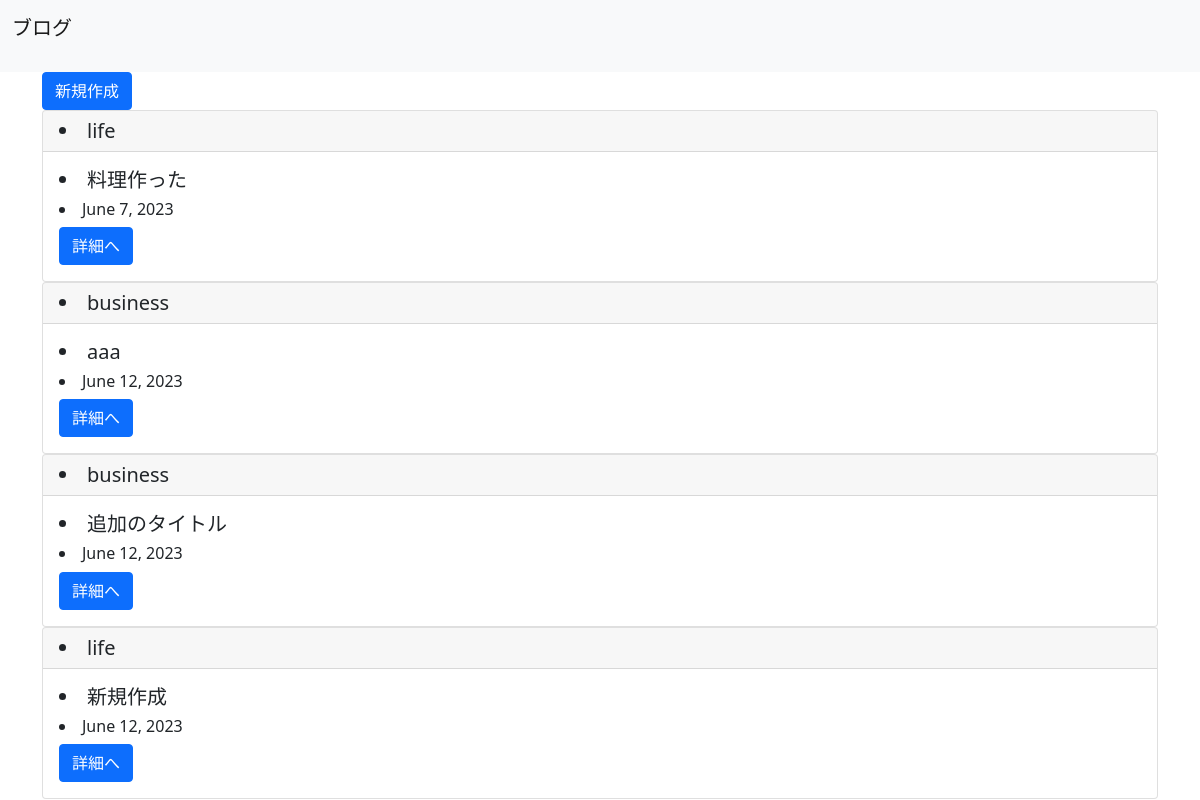
Page /list/ on the committed database.
### blogpost/models.py (models this page shows, shortened)
class BlogModel(models.Model):
    title = models.CharField(max_length=100)
    content = models.TextField()
    postdate = models.DateField(auto_now_add=True)
    category = models.CharField(
        max_length=50,
        choices=CATEGORY
        )

### blogpost/views.py (the view)
# urls.py: path('list/', BlogList.as_view(), name='list'),
class BlogList(ListView):
    template_name = 'list.html'
    model = BlogModel

### blogpost/templates/list.html
{% extends 'base.html' %}
{% block header %}
<nav class="navbar navbar-light bg-light">
    <div class="container-fluid">
        <p class="navbar-brand">
            ブログ
        </p>
    </div>
</nav>
{% endblock header %}
{% block content %}
<div class = 'container'>
    <a href = "{% url 'create' %}" class = "btn btn-primary">新規作成</a>
{% for item in object_list%}
     <div class = "card">
               <h5 class = "card-header"><li>{{ item.category }}</li></h5>
               <div class = "card-body">
                    <h5 class = "card-title"><li>{{ item.title }}</li></h5>
                    <h6 class = "card-title"><li>{{ item.postdate }}</li></h6>
                    <a href = "{% url 'detail' item.pk %}" class = "btn btn-primary">詳細へ</a>
               </div>
     </div>
{% endfor %}
</div>
{% endblock content %}

### blogpost/templates/base.html (shortened to what this page needs)
<!doctype html>
<html lang="en">
<head>
    <link href="https://cdn.jsdelivr.net/npm/bootstrap@5.0.2/dist/css/bootstrap.min.css" rel="stylesheet">
</head>
<body>
{% block header %}
{% endblock header %}
{% block content %}
{% endblock content %}
</body>
</html>

### rows in the picture
BlogModel: category "life", title "料理作った", postdate "June 7, 2023"
BlogModel: category "business", title "aaa", postdate "June 12, 2023"
BlogModel: category "business", title "追加のタイトル", postdate "June 12, 2023"
BlogModel: category "life", title "新規作成", postdate "June 12, 2023"
